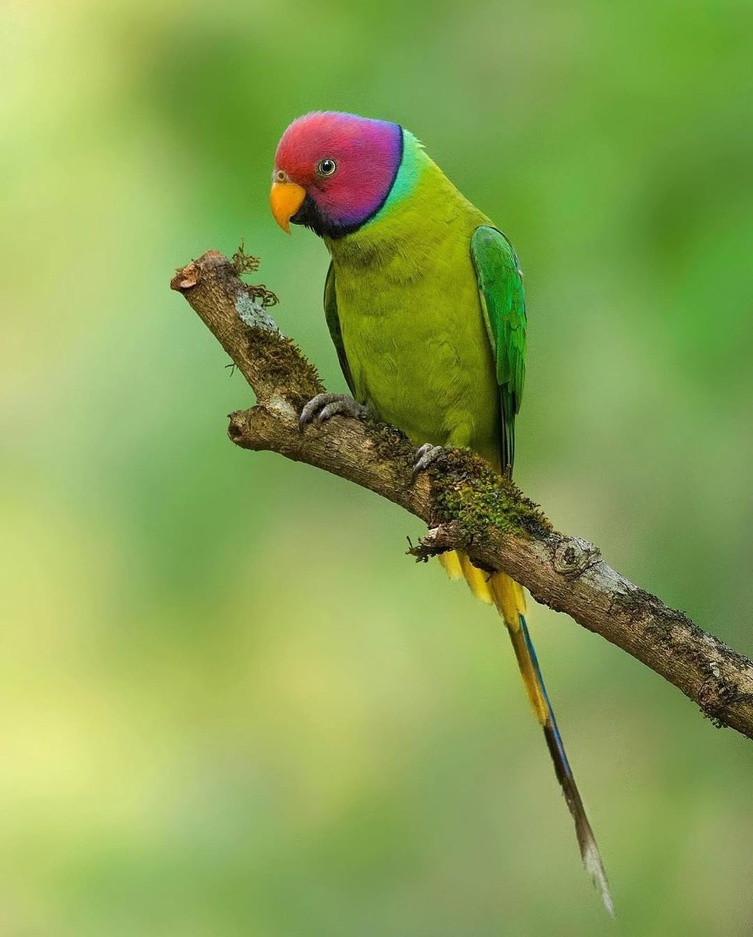
#> input picture assets/bird.jpg, 753 x 937 px, shrunk from 1080 x 1343 before the run
$ jupyter execute 4Colorspaces.ipynb
#> lines starting #> are read from the running program, lines starting #| are printed output that depends on the picture
#### **OPENCV -> BGR**

[cell 1]
import cv2
import os

img = cv2.imread(os.path.join('..', 'assets', 'bird.jpg'))\
#> img is the input picture: shape (937, 753, 3); mean B, G, R 84.2, 163.1, 137.9

cv2.imshow('Bird Image', img)
cv2.waitKey(0)
cv2.destroyAllWindows()

#### **Gray**

[cell 2]
# Convert BGR color space to Grayscale color space
# this is the same image but we change the color space (one channel).
imgBW = cv2.cvtColor(img, cv2.COLOR_BGR2GRAY)
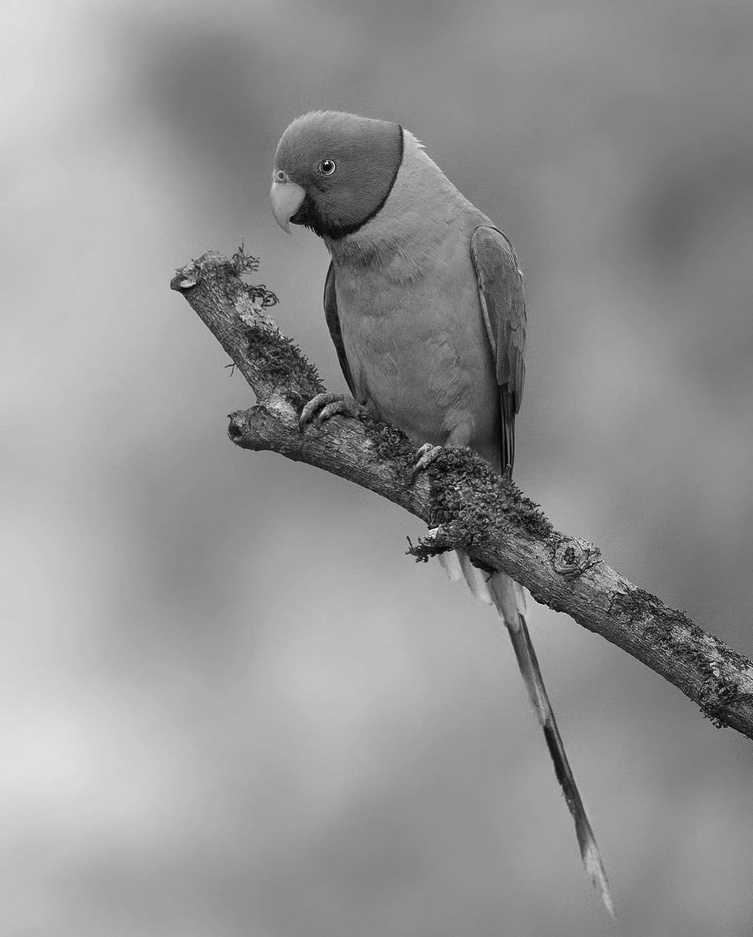
#> imgBW: shape (937, 753); min 1, max 252, mean 146.5
cv2.imshow('Bird Image - Grayscale', imgBW)
cv2.waitKey(0)
cv2.destroyAllWindows()

#### **RGB**

[cell 3]
# Convert BGR color space to RGB color space
# this is the same image but we change the channel order.
imgRGB = cv2.cvtColor(img, cv2.COLOR_BGR2RGB)
cv2.imshow('Bird Image - RGB', imgRGB)
cv2.waitKey(0)
cv2.destroyAllWindows()

#### **HSV**

[cell 4]
# Convert BGR color space to hsv color space
imgHSV = cv2.cvtColor(img, cv2.COLOR_BGR2HSV)
#> imgHSV: shape (937, 753, 3); mean H, S, V 41, 130.4, 165.5
cv2.imshow('Bird Image - HSV', imgHSV)
cv2.waitKey(0)
cv2.destroyAllWindows()


$ run again, with assets/LauraPalmer.jpg copied over assets/bird.jpg
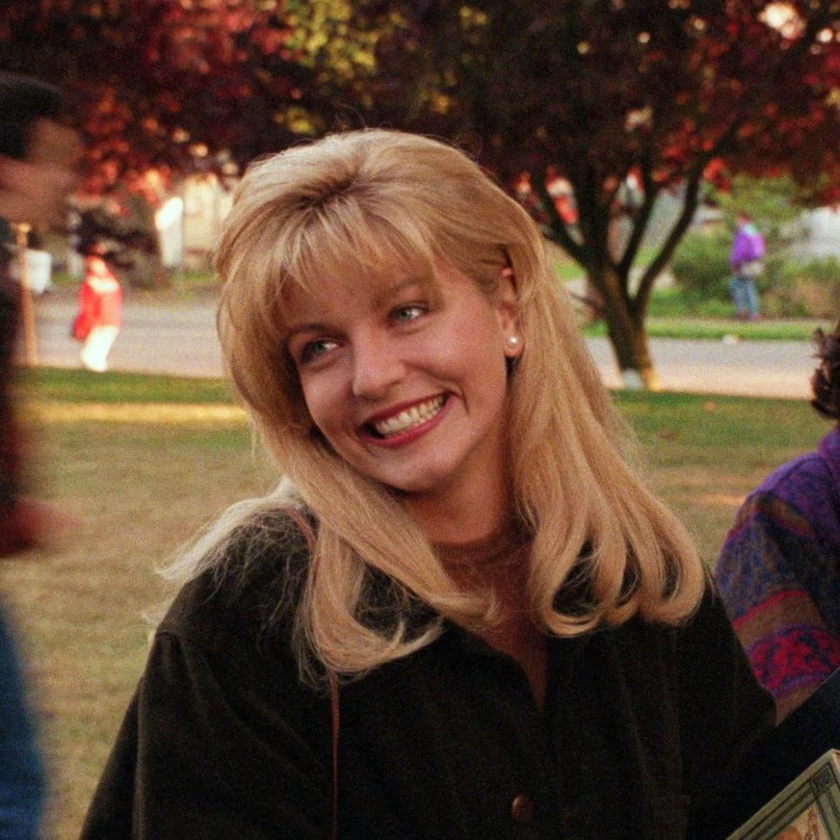
#> input picture assets/LauraPalmer.jpg, 840 x 840 px, shrunk from 1010 x 1010 before the run
#> img is the input picture: shape (840, 840, 3); mean B, G, R 51.7, 70, 96.2
#> `imgBW = cv2.cvtColor(img, cv2.COLOR_BGR2GRAY)`:
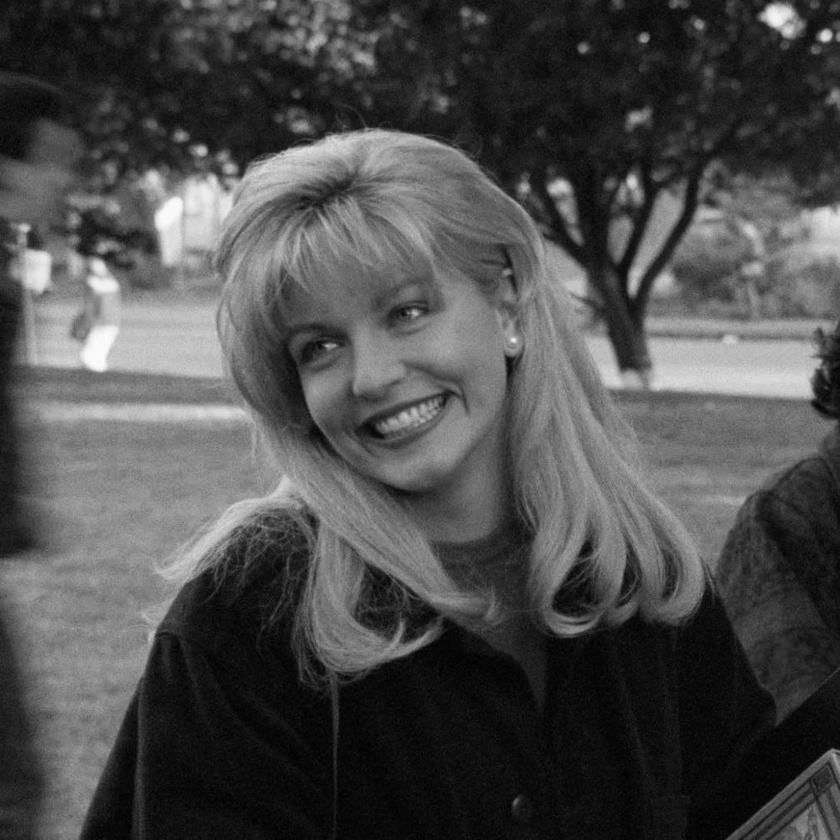
#> imgBW: shape (840, 840); min 0, max 251, mean 75.8
#> imgHSV: shape (840, 840, 3); mean H, S, V 26.2, 120.1, 97
